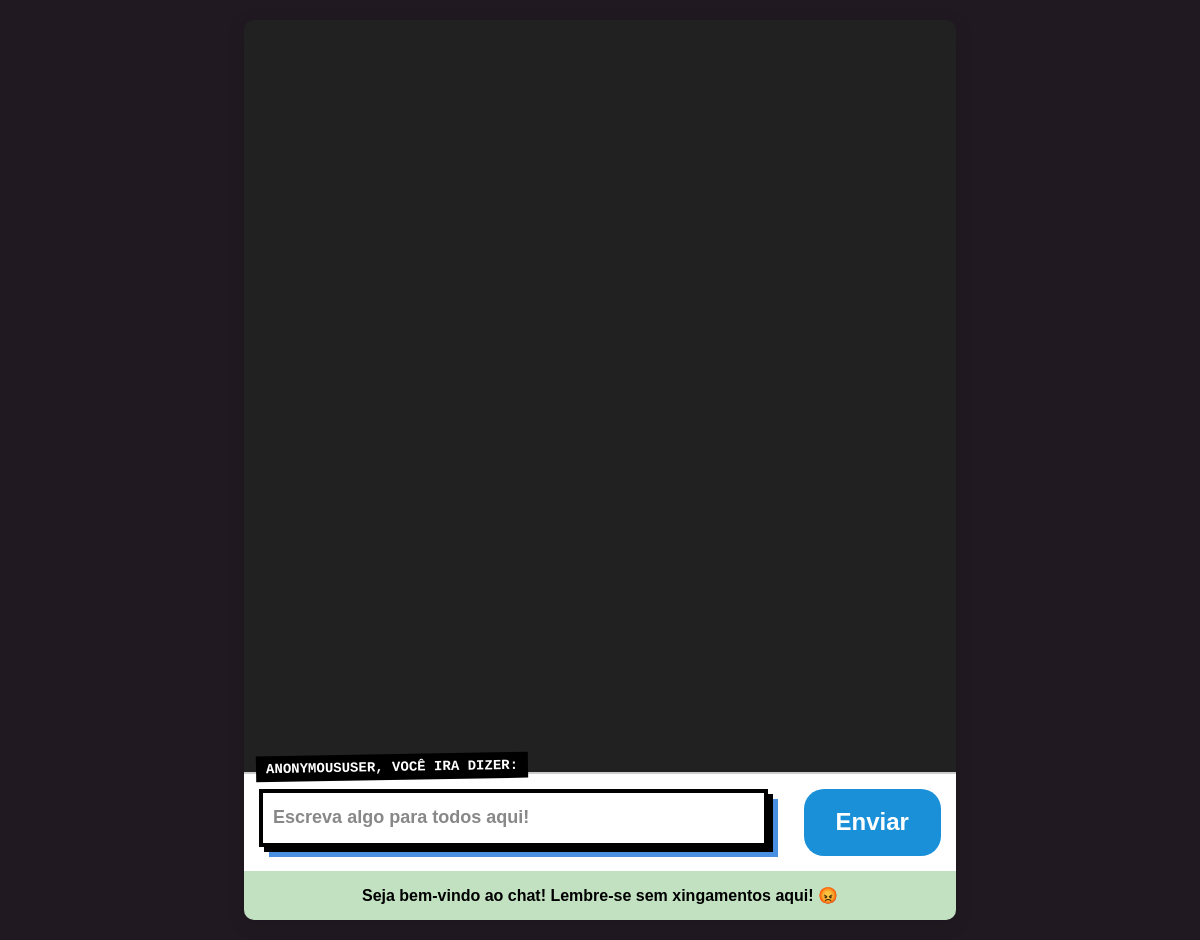
/chat/, run on an earlier commit of the app's database.
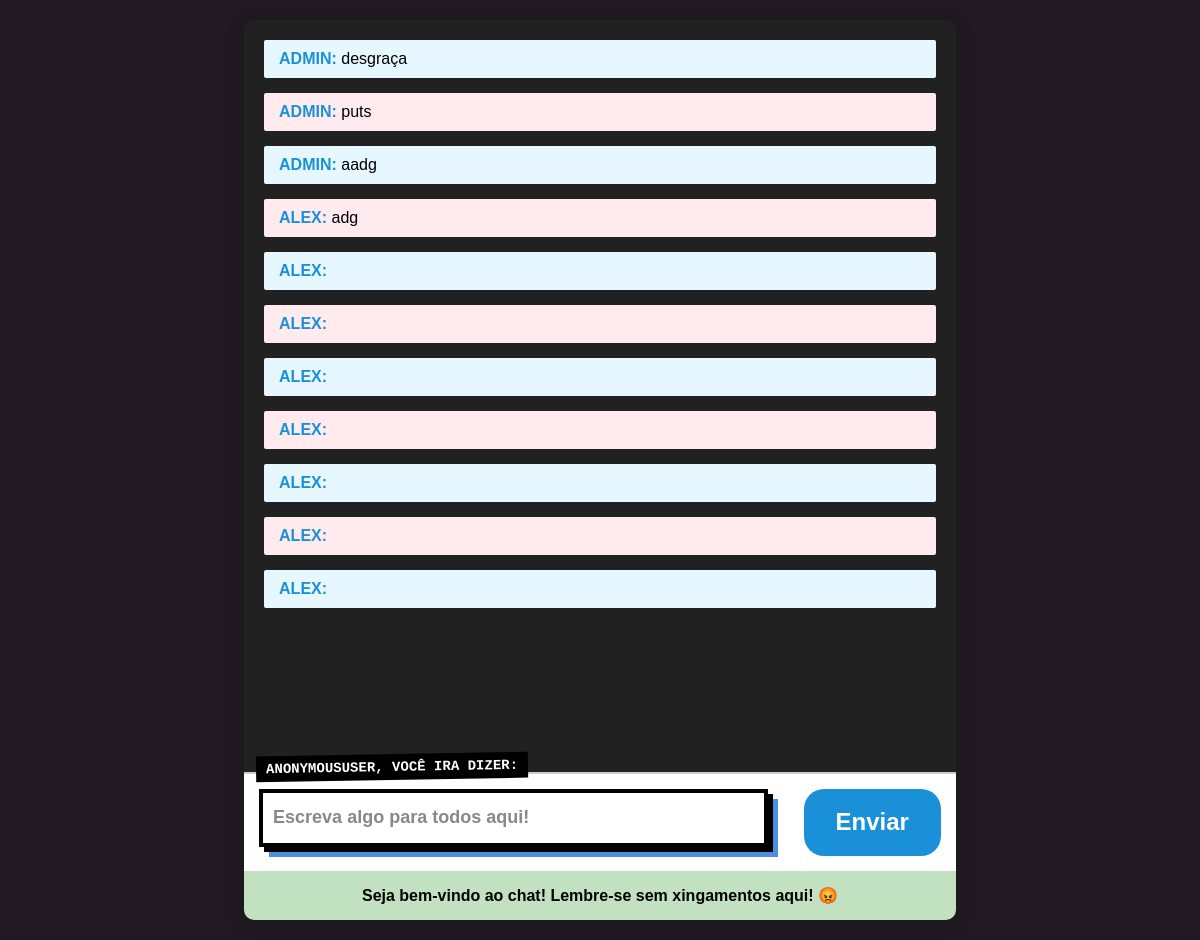
And on a later commit of the database.
### chat/models.py (models this page shows, shortened)
class Message(models.Model):
    content = models.TextField()
    created_at = models.DateTimeField(auto_now_add=True )
    user = models.ForeignKey(User, on_delete=models.CASCADE)  # Adicione este campo
    class Meta:
        ordering = ['created_at']  # Ordenação em ordem crescente (ASC)

### chat/views.py (the view)
# urls.py: path('', views.index, name='index'),
def index(request):
    messages = Message.objects.all().order_by('created_at')
    return render(request, 'chat/index.html', {'messages': messages})

### chat/templates/chat/index.html (shortened to what this page needs)
<!DOCTYPE html>
<html lang="pt-BR">
<head>
    <link rel="stylesheet" href="">
</head>
<body>
    <div id="geral">
        <div id="chat">
            {% for message in messages %}
            <div class="message">
                <strong>{{ message.user.username|upper }}:</strong> {{ message.content }}
            </div>
            {% endfor %}
        </div>
        <div id="barra-input">
            <div class="brutalist-container">
                <input placeholder="Escreva algo para todos aqui!" class="brutalist-input smooth-type" type="text"
                    id="message" />
                <label class="brutalist-label">{{ user|upper }}, VOCÊ IRA DIZER:</label>
            </div>
            <button id='botao' onclick="sendMessage()" class="btn">Enviar</button>
        </div>
        <div id="user">Seja bem-vindo ao chat! Lembre-se sem xingamentos aqui! &#128545;</div>
    </div>
</body>
</html>

What changed in the data, as far as the page shows it:
now on this page (row edited): Message: user.username "ADMIN", content "desgraça"
now on this page (row edited): Message: user.username "ADMIN", content "puts"
now on this page (row edited): Message: user.username "ADMIN", content "aadg"
now on this page (row edited): Message: user.username "ALEX", content "adg"
now on this page (row edited): Message: user.username "ALEX"
now on this page (row edited): Message: user.username "ALEX"
now on this page (row edited): Message: user.username "ALEX"
now on this page (row edited): Message: user.username "ALEX"
now on this page (row edited): Message: user.username "ALEX"
now on this page (row edited): Message: user.username "ALEX"
now on this page (row edited): Message: user.username "ALEX"
